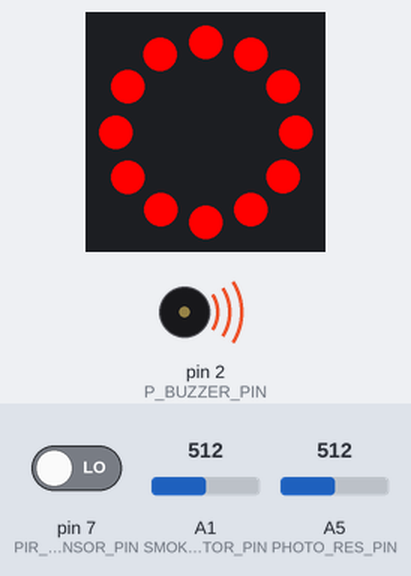
Bench run of a sketch on a simulated Arduino Uno, built with avr-gcc and run on an emulated ATmega328P. Shown: 12 RGB LEDs in a ring, first at the top, clockwise, buzzer (waves = sounding). The test bench sets the inputs (shaded band); at power-on: A1 (SMOKE_DETECTOR_PIN) = 512, pin 7 (PIR_SENSOR_PIN) LOW, A5 (PHOTO_RES_PIN) = 512.

Above: at 1.3 s.
1.4 s: A1 (SMOKE_DETECTOR_PIN) set to 114
4.4 s: A1 (SMOKE_DETECTOR_PIN) set to 105
At 5.9 s:
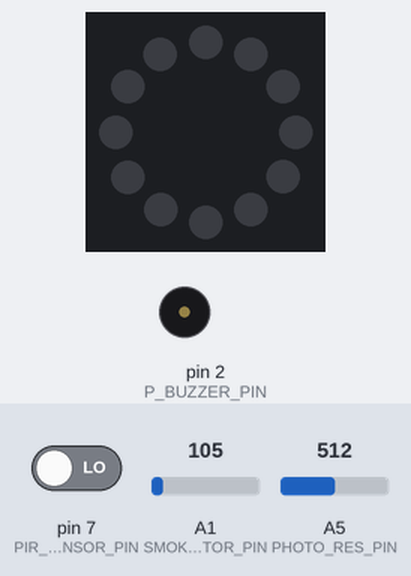
Timing chart, 0 to 7.4 s (numbered marks = the images above; inputs shaded):
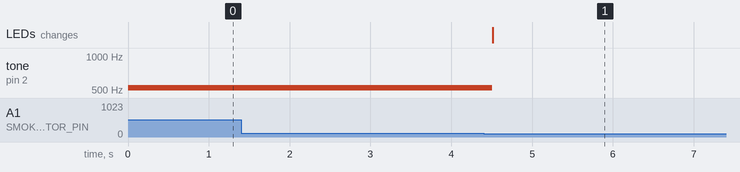

Measured:
- the behaviour switches between 110 and 109 on A1 (SMOKE_DETECTOR_PIN) (found by bisection; images 0 and 1)
- after the input at 4.4 s, tone on pin 2 (P_BUZZER_PIN): 523 Hz → silent after 0.11 s; the LEDs: change after 0.11 s (image 1)

The sketch:

code.ino
```cpp
/*
Author: Tomas Baublys
*/

#include <Adafruit_NeoPixel.h>

#define PHOTO_RES_THRESHOLD_VAL 200
#define SMOKE_DET_THRESHOLD_VAL 110
#define DELAY 500
#define NUM_OF_LEDS 12
#define LED_ALARM_R 255
#define LED_ALARM_G 0
#define LED_ALARM_B 0
#define LED_ON_R 255
#define LED_ON_G 255
#define LED_ON_B 200

#define PHOTO_RES_PIN A5
#define SMOKE_DETECTOR_PIN A1
#define PIR_SENSOR_PIN 7
#define P_BUZZER_PIN 2
#define LED_RING_PIN 6

int photo_res_val = 0;
int pir_sensor_val = 0;
int smoke_detector_val = 0;

Adafruit_NeoPixel ring(NUM_OF_LEDS, LED_RING_PIN, NEO_GRB + NEO_KHZ800);

void setup()
{
  	Serial.begin(9600);
  	pinMode(PIR_SENSOR_PIN, INPUT);
	pinMode(P_BUZZER_PIN, OUTPUT);
	pinMode(LED_RING_PIN, OUTPUT);
  	ring.begin();
  	ring.show();
}

void loop()
{
	photo_res_val = analogRead(PHOTO_RES_PIN);
  	smoke_detector_val = analogRead(SMOKE_DETECTOR_PIN);
  	pir_sensor_val = digitalRead(PIR_SENSOR_PIN);

  	if(smoke_detector_val >= SMOKE_DET_THRESHOLD_VAL){
		// Serial.println("RED Light and buzzer should be on");
      	tone(P_BUZZER_PIN, 523, DELAY);
        ring.fill(ring.Color(LED_ALARM_R, LED_ALARM_G, LED_ALARM_B), 0, NUM_OF_LEDS);
      	ring.show();
	}
  	else if(photo_res_val <= PHOTO_RES_THRESHOLD_VAL && pir_sensor_val == HIGH) {
  		// Serial.println("Light should be on");
      	ring.fill(ring.Color(LED_ON_R, LED_ON_G, LED_ON_B), 0, NUM_OF_LEDS);
      	ring.show();
    }
  	else {
      	// Serial.println("light should be off");
      	ring.fill(ring.Color(0, 0, 0), 0, NUM_OF_LEDS);
      	ring.show();
    }

  	delay(DELAY);
}
```
